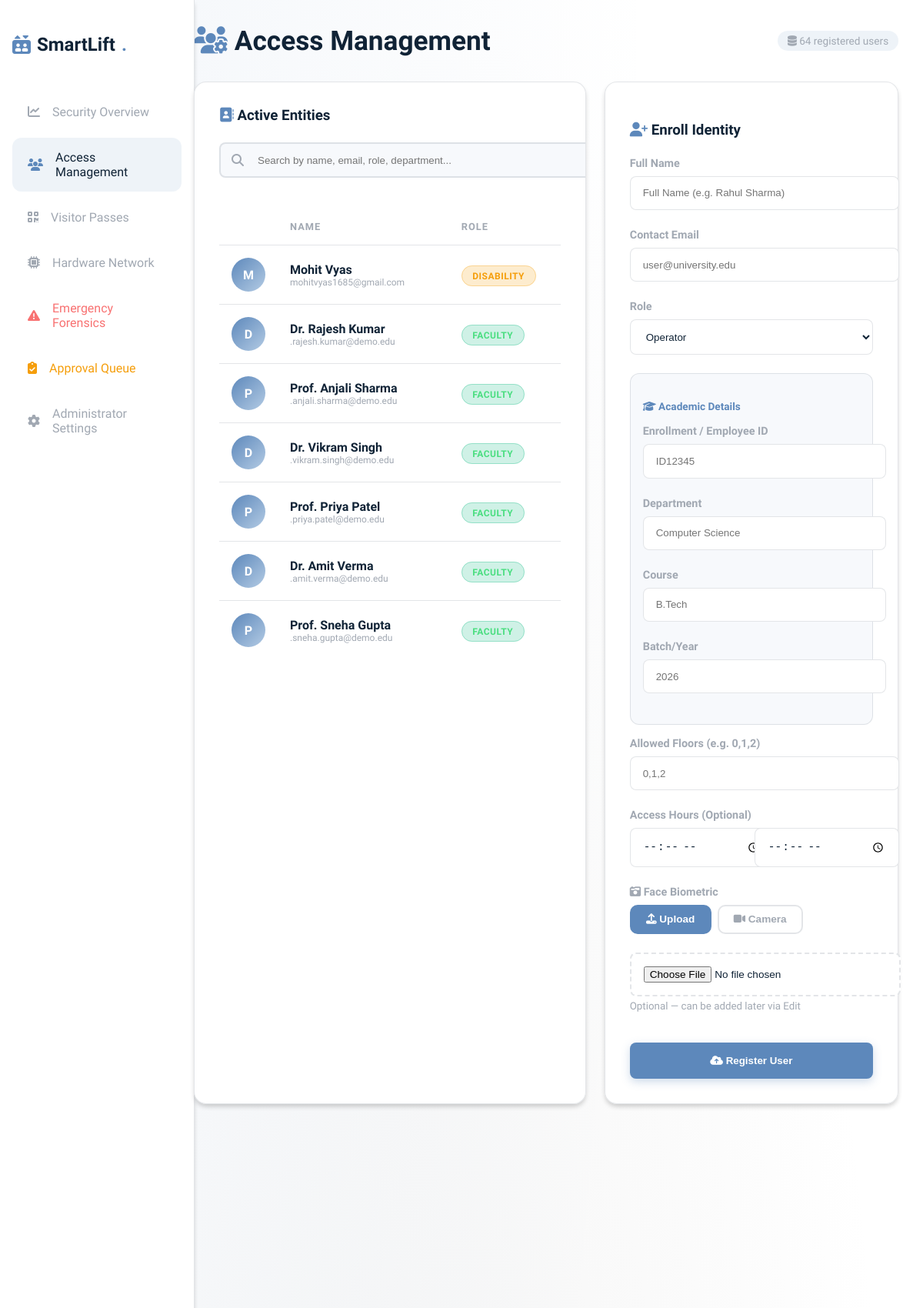
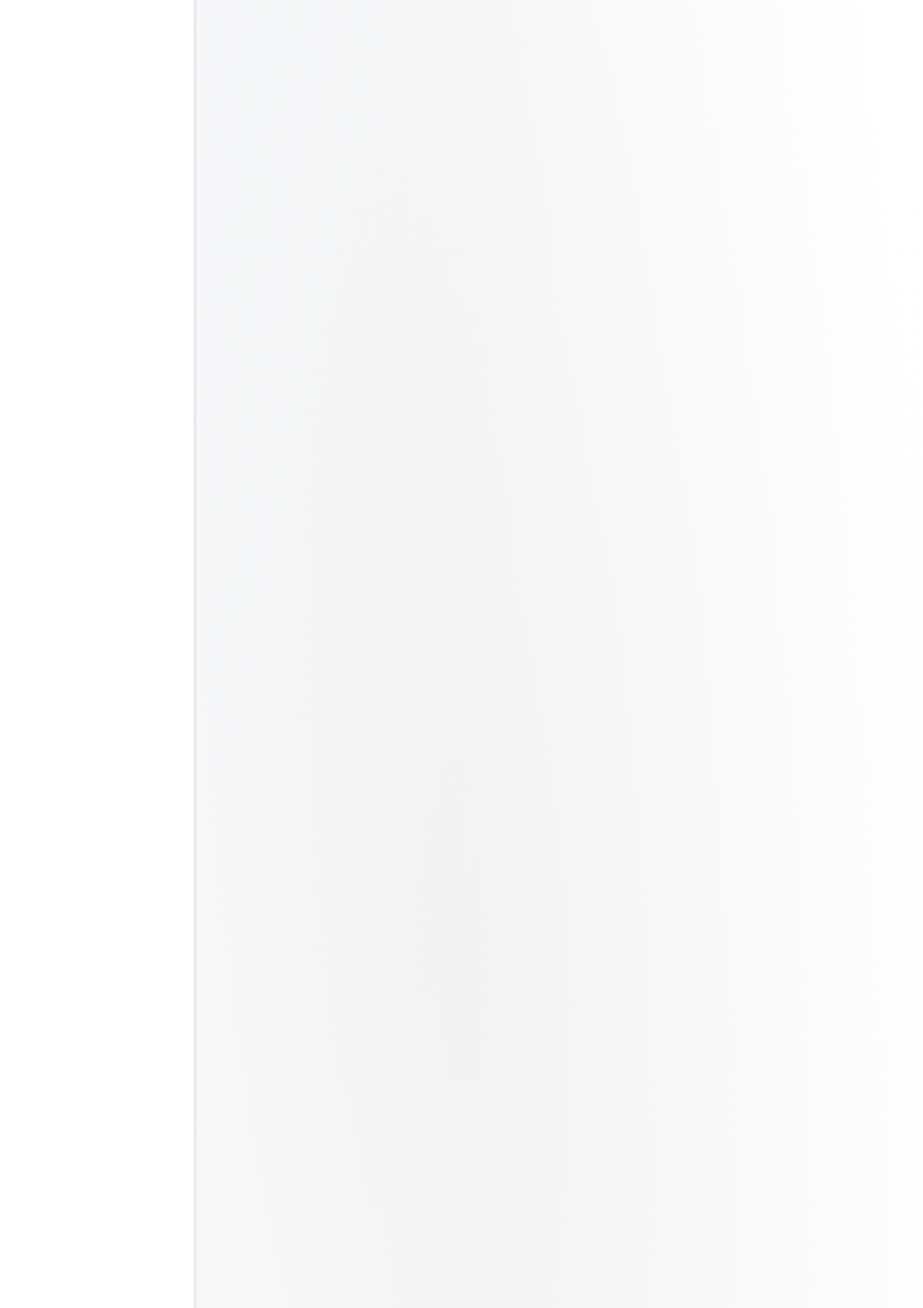
/users (signed in, upper part), run on the app's committed database (2 pictures, top to bottom).
### software/models.py (models this page shows)
class User(db.Model):
    __table_args__ = (db.UniqueConstraint('enrollment_id', 'tenant_id', name='_tenant_enrollment_uc'),)
    user_id = db.Column(db.Integer, primary_key=True) # ER Mapping: User_id
    name = db.Column(db.String(100), nullable=False) # ER Mapping: name
    Face_encoding = db.Column(db.Text, nullable=True) # ER Mapping: Face_encording
    face_vector = db.Column(db.Text, nullable=True) # Mathematical DB representation
    access_type = db.Column(db.String(50), default='temporary') # ER Mapping: acess type
    access_start_time = db.Column(db.Time, nullable=True)
    access_end_time = db.Column(db.Time, nullable=True)
    email = db.Column(db.String(120), nullable=True) # Extended Comm Parameter
    enrollment_id = db.Column(db.String(50), nullable=True) # For Students/Faculty
    department = db.Column(db.String(100), nullable=True)
    course = db.Column(db.String(100), nullable=True)
    batch = db.Column(db.String(50), nullable=True)
    allowed_floors = db.Column(db.String(100), default='0')
    tenant_id = db.Column(db.Integer, db.ForeignKey('tenant.id'), nullable=False)

### app.py (the view, shortened to what this page needs)
@app.route('/users', methods=['GET', 'POST'])
def manage_users():
    if 'admin_id' not in session: return redirect(url_for('login'))
    t_id = session['tenant_id']
    users = User.query.filter_by(tenant_id=t_id).all()
    return render_template('users.html', users=users)

### app.py (called while the page is built, shortened)
@app.context_processor
def inject_csrf():
    def generate_csrf_token():
        return session.get('_csrf_token', '')
    return dict(csrf_token=generate_csrf_token)

@app.before_request
def csrf_protect():
    if '_csrf_token' not in session:
        session['_csrf_token'] = secrets.token_hex(16)
        session.permanent = True
        session.modified = True

### templates/users.html (shortened to what this page needs)
{% extends 'base.html' %}
{% block content %}
<div class="dashboard-layout">
    {% include 'sidebar.html' %}
    <div class="main-content">
        <div style="display: flex; justify-content: space-between; align-items: center; margin-bottom: 2rem; flex-wrap: wrap; gap: 1rem;">
            <h1 style="font-size: 2.2rem; margin: 0;"><i class="fa-solid fa-users-gear" style="color: var(--accent);"></i> Access Management</h1>
            <span class="user-count"><i class="fa-solid fa-database"></i> {{ users|length }} registered users</span>
        </div>
        <div class="user-grid">
            <div class="glass-panel" style="overflow: hidden;">
                <div style="display: flex; justify-content: space-between; align-items: center; margin-bottom: 1.5rem;">
                    <h3 style="margin: 0;"><i class="fa-solid fa-address-book" style="color: var(--accent);"></i> Active Entities</h3>
                </div>
                <div class="search-bar">
                    <i class="fa-solid fa-magnifying-glass"></i>
                    <input type="text" id="userSearch" placeholder="Search by name, email, role, department..." oninput="filterUsers()" style="width: 100%;">
                </div>
                <div style="max-height: 600px; overflow-y: auto;">
                    <table id="usersTable" style="width: 100%;">
                        <thead style="position: sticky; top: 0; background: var(--bg-card); z-index: 5;">
                            <tr>
                                <th></th>
                                <th>Name</th>
                                <th>Role</th>
                                <th>Floors</th>
                            </tr>
                        </thead>
                        <tbody>
                            {% for u in users %}
                            <tr class="user-row" data-name="{{ u.name|lower }}" data-email="{{ (u.email or '')|lower }}" data-role="{{ u.access_type|lower }}" data-dept="{{ (u.department or '')|lower }}">
                                <td>
                                    {% if u.Face_encoding %}
                                    <div class="user-avatar-placeholder" style="display:none;">{{ u.name[0] }}</div>
                                    {% else %}
                                    <div class="user-avatar-placeholder">{{ u.name[0] }}</div>
                                    {% endif %}
                                </td>
                                <td>
                                    <div style="font-weight: 600;">{{ u.name }}</div>
                                    <div style="font-size: 0.75rem; color: var(--text-muted);">{{ u.email or 'No email' }}</div>
                                </td>
                                <td>
                                    {% if u.access_type == 'Operator' %}
                                    <span class="badge badge-danger">Operator</span>
                                    {% elif u.access_type == 'Faculty' %}
                                    <span class="badge badge-success">Faculty</span>
                                    {% elif u.access_type == 'Disability' %}
                                    <span class="badge badge-warning">Disability</span>
                                    {% else %}
                                    <span class="badge badge-info">Temporary</span>
                                    {% endif %}
                                </td>
                                <td style="color: var(--text-muted); font-size: 0.85rem;">{{ u.allowed_floors }}</td>
                            </tr>
                            {% endfor %}
                        </tbody>
                    </table>
                </div>
            </div>
            <div class="glass-panel" style="align-self: start;">
                <h3 style="margin-bottom: 1.5rem;"><i class="fa-solid fa-user-plus" style="color: var(--accent);"></i> Enroll Identity</h3>
                <form method="POST" enctype="multipart/form-data" id="enrollForm">
                    <div class="form-group">
                        <label>Full Name</label>
                        <input type="text" name="name" required placeholder="Full Name (e.g. Rahul Sharma)">
                    </div>
                    <div class="form-group">
                        <label>Contact Email</label>
                        <input type="email" name="email" placeholder="user@university.edu">
                    </div>
                    <div class="form-group">
                        <label>Role</label>
                        <select name="access_role" id="roleSelector" onchange="toggleFields()">
                            <option value="Operator">Operator</option>
                        </select>
                    </div>
                    <div id="academicFields" style="display:none; background:rgba(93,136,187,0.05); padding:1rem; border-radius:12px; margin-bottom:1rem; border:1px solid var(--border);">
                        <h4 style="margin-bottom:1rem; font-size:0.85rem; color:var(--accent);"><i class="fa-solid fa-graduation-cap"></i> Academic Details</h4>
                        <div class="form-group"><label>Enrollment / Employee ID</label><input type="text" name="enrollment_id" id="valEnrollInput" placeholder="ID12345"></div>
                        <div class="form-group"><label>Department</label><input type="text" name="department" placeholder="Computer Science"></div>
                        <div class="form-group"><label>Course</label><input type="text" name="course" placeholder="B.Tech"></div>
                        <div class="form-group"><label>Batch/Year</label><input type="text" name="batch" placeholder="2026"></div>
                    </div>
                    <div class="form-group">
                        <label>Allowed Floors (e.g. 0,1,2)</label>
                        <input type="text" name="allowed_floors" required placeholder="0,1,2">
                    </div>
                    <div class="form-group">
                        <label>Access Hours (Optional)</label>
                        <div style="display: grid; grid-template-columns: 1fr 1fr; gap: 0.5rem;">
                            <input type="time" name="start_time" style="font-size: 0.9rem;">
                            <input type="time" name="end_time" style="font-size: 0.9rem;">
                        </div>
                    </div>
                    <div class="form-group">
                        <label><i class="fa-solid fa-camera-retro"></i> Face Biometric</label>
                        <div class="tab-buttons">
                            <button type="button" class="tab-btn active" onclick="switchTab('upload')"><i class="fa-solid fa-upload"></i> Upload</button>
                            <button type="button" class="tab-btn" onclick="switchTab('camera')"><i class="fa-solid fa-video"></i> Camera</button>
                        </div>
                        <div class="tab-content active" id="tab-upload">
                            <input type="file" name="face_image" id="faceFileInput" accept="image/*" style="padding: 1rem; font-size:0.85rem;">
                            <small style="color:var(--text-muted); display:block; margin-top:0.3rem;">Optional — can be added later via Edit</small>
                        </div>
                    </div>
                    <button type="submit" class="btn-primary" style="width: 100%; margin-top: 1rem; padding: 1rem;"><i class="fa-solid fa-cloud-arrow-up"></i> Register User</button>
                </form>
            </div>
        </div>
    </div>
</div>
{% endblock %}

### static/style.css (style rules this page uses)
:root { --uniform-blue: #102336; --glaucous: #5D88BB; --balmy-blue: #B3CBE4; --full-white: #FFFFFF; --metallic-platinum: #D6D6D6; --gray-chateau: #A1A8B2; --bg-main: #FFFFFF; --bg-secondary: #F5F5F5; --bg-card: rgba(255, 255, 255, 0.95); --border: rgba(161, 168, 178, 0.3); --accent: #5D88BB; --accent-hover: #102336; --accent-glow: rgba(93, 136, 187, 0.3); --secondary: #B3CBE4; --success: #4ade80; --warning: #fbbf24; --danger: #f87171; --text-main: #102336; --text-muted: #A1A8B2; --text-dimmed: #7a8390; --surface: rgba(214, 214, 214, 0.4); --surface-hover: rgba(93, 136, 187, 0.1); }
body { background-color: var(--bg-main); background-image: radial-gradient(at 0% 0%, rgba(93, 136, 187, 0.08) 0px, transparent 50%), radial-gradient(at 100% 100%, rgba(179, 203, 228, 0.08) 0px, transparent 50%), radial-gradient(at 50% 50%, rgba(214, 214, 214, 0.3) 0px, transparent 70%); color: var(--text-main); font-family: 'Plus Jakarta Sans', sans-serif; min-height: 100vh; margin: 0; overflow-x: hidden; }
.glass-panel { background: var(--bg-card); backdrop-filter: blur(10px); -webkit-backdrop-filter: blur(10px); border: 1px solid var(--border); border-radius: 16px; box-shadow: 0 8px 32px rgba(16, 35, 54, 0.1); padding: 2rem; box-shadow: 0 4px 6px -1px rgba(0, 0, 0, 0.2); }
.dashboard-layout { display: grid; grid-template-columns: 280px 1fr; min-height: 100vh; }
.main-content { padding: 2rem 2.5rem; }
.btn-primary { background: var(--accent); color: white; padding: 0.75rem 1.5rem; border-radius: 8px; border: none; font-weight: 600; cursor: pointer; transition: all 0.2s; box-shadow: 0 4px 12px rgba(93, 136, 187, 0.3); display: inline-block; }
.form-group { margin-bottom: 1.5rem; }
.form-group label { display: block; margin-bottom: 0.5rem; color: var(--text-muted); font-size: 0.9rem; font-weight: 600; }
input, select { width: 100%; padding: 0.85rem 1rem; background: white; border: 1.5px solid var(--border); border-radius: 8px; color: var(--text-main); }
.badge { padding: 0.35rem 0.85rem; border-radius: 9999px; font-size: 0.75rem; font-weight: 700; letter-spacing: 0.5px; text-transform: uppercase; }
.badge-success { background: rgba(16, 185, 129, 0.2); color: var(--success); border: 1px solid rgba(16,185,129,0.3); }
table { width: 100%; border-collapse: collapse; margin-top: 1rem; }
th, td { padding: 16px; text-align: left; border-bottom: 1px solid var(--border); }
th { color: var(--text-muted); font-weight: 600; text-transform: uppercase; font-size: 0.8rem; letter-spacing: 1px; }
@media (max-width: 1200px) { .dashboard-layout { grid-template-columns: 220px 1fr; } }
@media (max-width: 1200px) { .main-content { padding: 2rem; } }
@media (max-width: 1200px) { h1 { font-size: 2rem; } }
tbody tr { transition: all 0.2s ease; }
.glass-panel { transition: all 0.3s ease; }
input[type="file"] { border: 2px dashed var(--border); padding: 2rem; text-align: center; cursor: pointer; transition: all 0.3s ease; }

### templates/users.html (style rules this page uses)
.user-grid { display: grid; grid-template-columns: 2fr 1.5fr; gap: 1.5rem; }
.search-bar { position: relative; margin-bottom: 1.5rem; }
.search-bar input { padding-left: 3rem; background: rgba(93,136,187,0.05); border: 2px solid var(--border); transition: all 0.3s; }
.search-bar i { position: absolute; left: 1rem; top: 50%; transform: translateY(-50%); color: var(--text-muted); }
.user-row { transition: all 0.2s ease; cursor: pointer; }
.user-avatar-placeholder { width: 44px; height: 44px; border-radius: 50%; background: linear-gradient(135deg, var(--accent), var(--secondary)); display: flex; align-items: center; justify-content: center; color: white; font-weight: 700; font-size: 1rem; }
.tab-buttons { display: flex; gap: 0.5rem; margin-bottom: 1.5rem; }
.tab-btn { padding: 0.6rem 1.2rem; border: 2px solid var(--border); border-radius: 10px; background: transparent; color: var(--text-muted); font-weight: 600; cursor: pointer; transition: all 0.2s; font-size: 0.85rem; }
.tab-btn.active { background: var(--accent); color: white; border-color: var(--accent); }
.tab-content { display: none; }
.tab-content.active { display: block; }
.badge-warning { background: rgba(245,158,11,0.2); color: #f59e0b; border: 1px solid rgba(245,158,11,0.3); }
.user-count { font-size: 0.85rem; color: var(--text-muted); background: rgba(93,136,187,0.1); padding: 0.3rem 0.8rem; border-radius: 20px; }

### data on the page
User: name "M", name "Mohit Vyas", email "mohitvyas1685@gmail.com", access_type "DISABILITY"
User: name "D", name "Dr. Rajesh Kumar", email ".rajesh.kumar@demo.edu", access_type "FACULTY"
User: name "P", name "Prof. Anjali Sharma", email ".anjali.sharma@demo.edu", access_type "FACULTY"
User: name "D", name "Dr. Vikram Singh", email ".vikram.singh@demo.edu", access_type "FACULTY"
User: name "P", name "Prof. Priya Patel", email ".priya.patel@demo.edu", access_type "FACULTY"
User: name "D", name "Dr. Amit Verma", email ".amit.verma@demo.edu", access_type "FACULTY"
User: name "P", name "Prof. Sneha Gupta", email ".sneha.gupta@demo.edu", access_type "FACULTY"

### other printed values
{{ users|length }} "64"
